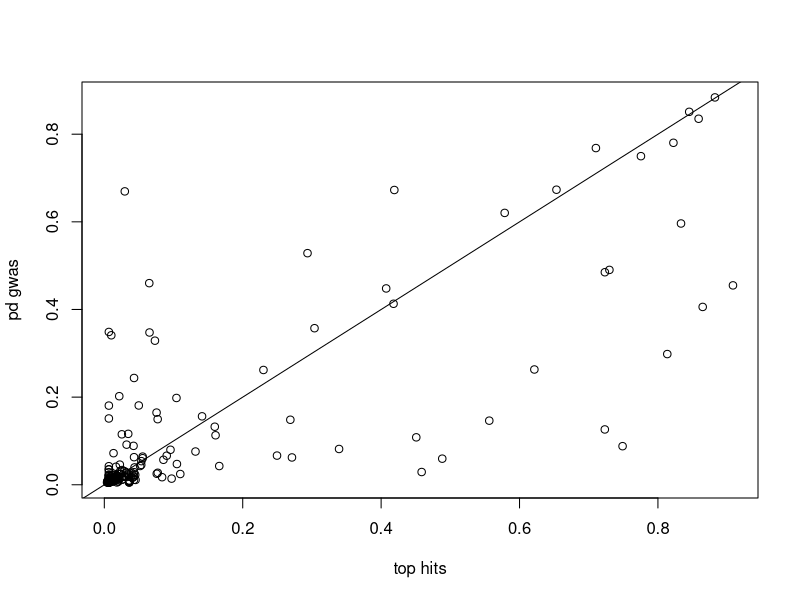
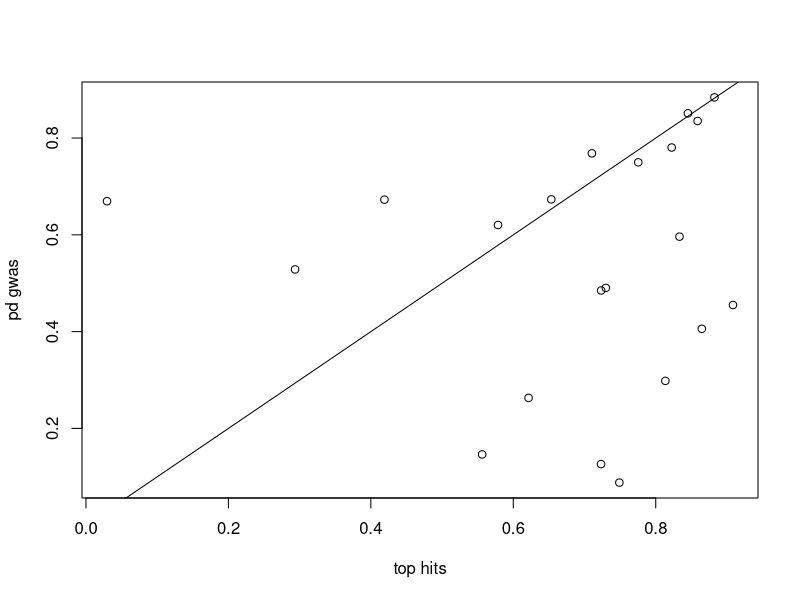

Generate these figures, in order, with R:
setwd("Projects/Sanger_OT_MVA/06_PD_fm/")

library(data.table)
#full=fread("nall_l2gs_v1.csv")
full=fread("nalls_l2g_table.csv")
dim(full)
full=full[!(is.na(full$y_proba_full_model)),]

full_05=full[full$y_proba_full_model>=0.5]
length(unique(full_05$gene_id))
length(unique(full_05$pos))

length(unique(full$pos))

dup_ids=unique(full$gene_id[duplicated(full$gene_id)])

id=dup_ids[1]
for (id in dup_ids){
  ind=which(full$gene_id==id)
  ind_max=which.max(full$y_proba_full_model[ind])
  ind=ind[-ind_max]
  full=full[-ind,]
}

#####
th=fread("nalls_l2g_predictions_270423.csv",data.table=F)
length(unique(th$pos))
length(unique(th$gene_id))

th_05=th[th$y_proba>=0.5,]
length(unique(th_05$gene_id))
length(unique(th_05$pos))

dup_ids=unique(th$gene_id[duplicated(th$gene_id)])
id=dup_ids[1]
for (id in dup_ids){
  ind=which(th$gene_id==id)
  ind_max=which.max(th$y_proba[ind])
  ind=ind[-ind_max]
  th=th[-ind,]
}


table(full$gene_id%in%th$gene_id)

ind=which(full$gene_id%in%th$gene_id)

full=full[ind,]
length(unique(full$pos))

ind=match(full$gene_id,th$gene_id)
th=th[ind,]
table(th$gene_id==full$gene_id)

table(is.na(full$y_proba_full_model))

plot(y=full$y_proba_full_model,x=th$y_proba,xlab="top hits",ylab="pd gwas")
abline(b=1,a=0)

cor(full$y_proba_full_model,th$y_proba)
summary(lm(full$y_proba_full_model~th$y_proba))

table(full$y_proba_full_model>=0.5)
table(th$y_proba>=0.5)

ind1=which(full$y_proba_full_model>=0.5)
ind2=which(th$y_proba>=0.5)

length(intersect(ind1,ind2))
ind=unique(c(ind1,ind2))

plot(y=full$y_proba_full_model[ind],x=th$y_proba[ind],xlab="top hits",ylab="pd gwas")
abline(b=1,a=0)


